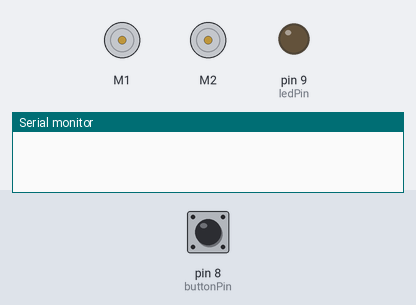
Bench run of a sketch on a simulated Arduino Uno, built with avr-gcc and run on an emulated ATmega328P. On the bench: 2 × DC motor (green arrow = forward, orange = backward, longer = faster), output pins drawn as LEDs (lit = HIGH), the last lines printed to the serial monitor. The test bench sets the inputs (shaded band); at power-on: pin 8 (buttonPin) LOW.

Above: at 1.2 s.
1.3 s: pin 8 (buttonPin) pulled HIGH for 0.15 s
At 2.4 s:
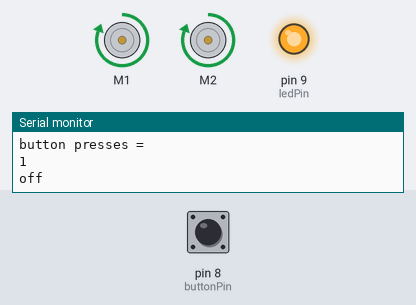
2.9 s: pin 8 (buttonPin) pulled HIGH for 1 s
At 3.6 s:
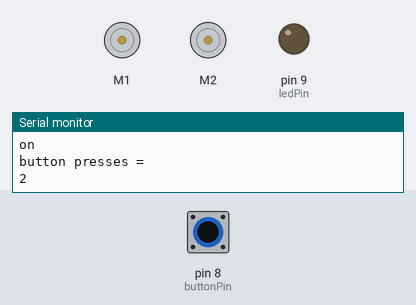
5.4 s: pin 8 (buttonPin) pulled HIGH for 3.2 s
At 6.7 s:
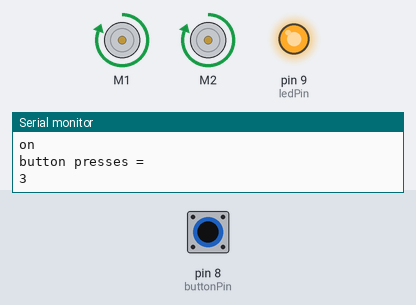
Timing chart, 0 to 8.4 s (numbered marks = the images above; inputs shaded):
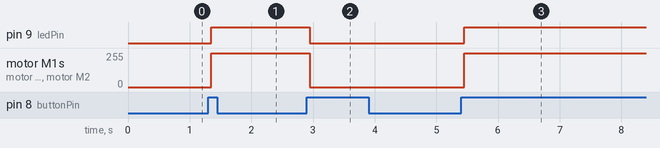

Measured:
- after the input at 1.3 s, pin 9 (ledPin): LOW → HIGH after 0.05 s; motor M1, motor M2: stopped → forward 255/255 after 0.05 s
- after the input at 2.9 s, pin 9 (ledPin): HIGH → LOW after 0.05 s; motor M1, motor M2: forward 255/255 → stopped after 0.05 s
- after the input at 5.4 s, pin 9 (ledPin): LOW → HIGH after 0.05 s; motor M1, motor M2: stopped → forward 255/255 after 0.05 s

The sketch:

paperAirplaneLauncher.ino
```cpp
/*
This is a sketch to run two motors simultaneously, triggered by a momentary switch,
in order to launch paper airplanes.

This project was inspired by a trip my daughter and I took to the Glazer Childrens Museum in Tampa, FL.

For use with the Adafruit Motor Shield v2
---->	http://www.adafruit.com/products/1438
*/

#include <Wire.h>
#include <Adafruit_MotorShield.h>
#include "utility/Adafruit_PWMServoDriver.h"

// Create the motor shield object with the default I2C address
Adafruit_MotorShield AFMS = Adafruit_MotorShield();

// Select 'port'
Adafruit_DCMotor *myMotor1 = AFMS.getMotor(1);
Adafruit_DCMotor *myMotor2 = AFMS.getMotor(2);

//momentary button
const int buttonPin = 8;
int buttonState = 0;
int buttonStateCache = 0;
int buttonPushCounter = 0;

//Button LED
const int ledPin = 9;

void setup() {
  Serial.begin(9600);
  pinMode(buttonPin,INPUT);
  pinMode(ledPin, OUTPUT);

  AFMS.begin();
}

void loop() {
  buttonState = digitalRead(buttonPin);

  if(buttonState != buttonStateCache){
    if(buttonState == HIGH){ //button has been pressed
      buttonPushCounter++;  //increment button press counter
      Serial.println("on");
      Serial.println("button presses = ");
      Serial.println(buttonPushCounter);
    } else {
      Serial.println("off");
    }
    delay(50);  //delay for de-bounce
  }
  buttonStateCache = buttonState; //save button state

//  Serial.println(buttonPushCounter%2);
  //check the button press count to determine if we turn the motor on or off
  //update LED state to match button state.
  if(buttonPushCounter % 2 == 0){
    stopMotors();
	  digitalWrite(ledPin, LOW);
    //TODO: add timer to stop button from being left on.
  } else {
    startMotors();
	  digitalWrite(ledPin, HIGH);
  }
}

void startMotors(){
    myMotor1->setSpeed(255);
    myMotor1->run(FORWARD);
    myMotor2->setSpeed(255);
    myMotor2->run(FORWARD);
}

void stopMotors(){
myMotor1->setSpeed(0);
  myMotor1->run(RELEASE);
  myMotor2->setSpeed(0);
  myMotor2->run(RELEASE);
}
```
